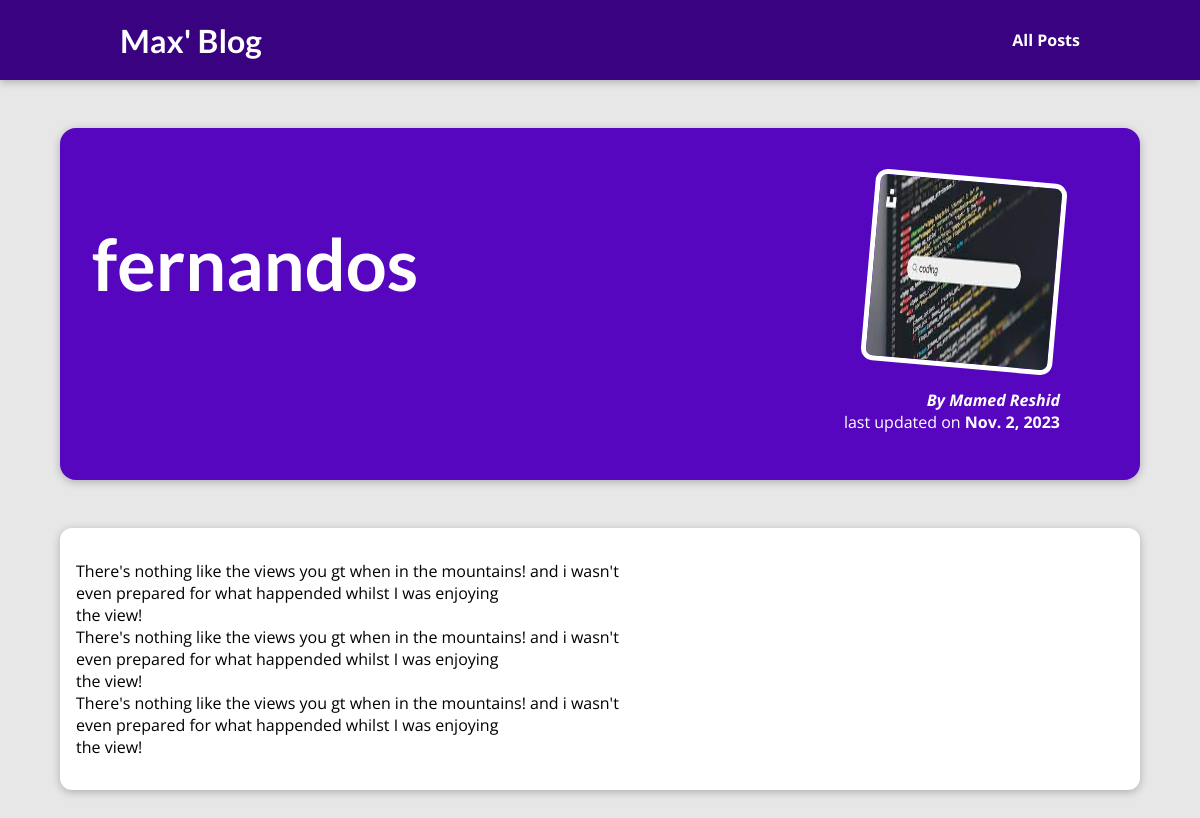
/posts/fernandos, run on the app's committed database.
### blog/models.py (models this page shows)
class Post(models.Model):
    title = models.CharField(max_length=150)
    excerpt = models.CharField(max_length=200)
    image_name = models.CharField(max_length=100)
    date = models.DateField(auto_now=True)
    slug = models.SlugField(unique=True, db_index=True)
    content = models.TextField(validators=[MinLengthValidator(10)])
    author = models.ForeignKey(
        Author, on_delete=models.SET_NULL, null=True, related_name="posts")
    tags = models.ManyToManyField(Tag)

class Author(models.Model):
    first_name = models.CharField(max_length=100)
    last_name = models.CharField(max_length=100)
    email_address = models.EmailField()
    def full_name(self):
        return f"{self.first_name} {self.last_name}"
    def __str__(self):
        return self.full_name()

### blog/views.py (the view)
# urls.py: path("posts/<slug:slug>", views.post_detail, name="post-detail-page")
def post_detail(request, slug):
   identified_post = get_object_or_404(Post, slug=slug)
   return render(request, "blog/post-detail.html", {
       "post" : identified_post
    })

### blog/templates/blog/post-detail.html (shortened to what this page needs)
{% extends "base.html" %}
{% load static %}
{% block css_files %}
   <link rel="stylesheet" href="{% static "blog/post-detail.css" %}" />
{% endblock%}
{% block content%}
 <section id="summary">
      <h2> {{ post.title }}</h2>
      <article>
        <img src="{% static "blog/images/"|add:post.image_name %}" alt="{{ post.title}}">
        <address>By {{ post.author|title}}</address>
        <div>
            last updated on <time>{{ post.date}}</time>
      </article>
 </section>
   <main>
    {{ post.content|linebreaks }}
   </main>
{% endblock%}

### my_site/static/app.css (style rules this page uses)
* { box-sizing: border-box; }
html { font-family: 'Open Sans', 'Lato', sans-serif; }
body { margin: 0; }
h1, h2, h3 { font-family: 'Lato', sans-serif; font-weight: bold; }

### blog/static/blog/post-detail.css (style rules this page uses)
body { background-color: #e7e7e7; }
#summary { margin: 8rem auto 3rem auto; padding: 2rem; width: 90%; max-width: 90rem; border-radius: 16px; background-color: #5706c0; position: relative; box-shadow: 0 2px 8px rgba(0, 0, 0, 0.25); height: 22rem; }
#summary h2 { color: white; font-size: 4.5rem; }
#summary article { position: absolute; top: 2rem; right: 3rem; padding: 1rem 2rem; border-radius: 12px; text-align: right; color: white; }
#summary article img { width: 12rem; height: 12rem; border-radius: 12px; transform: rotateZ(5deg); border: 5px solid white; margin-bottom: 1rem; }
#summary address { font-weight: bold; }
#summary time { font-weight: bold; }
main { width: 90%; max-width: 90rem; margin: 3rem auto; background-color: white; padding: 1rem; border-radius: 12px; box-shadow: 0 2px 8px rgba(0, 0, 0, 0.25); }

### data on the page
Post: title "fernandos", image_name (picture), author "Mamed Reshid", date "Nov. 2, 2023", content "There's nothing like the views you gt when in the mountains! and i wasn't even prepared for what happended whilst I was enjoying the view! There's nothing like the views you gt when in the mountains! and i wasn't even prepared for what happended whilst I was enjoying the view! There's nothing like the views you gt when in the mountains! and i wasn't even prepared for what happended whilst I was enjoying the view!"
